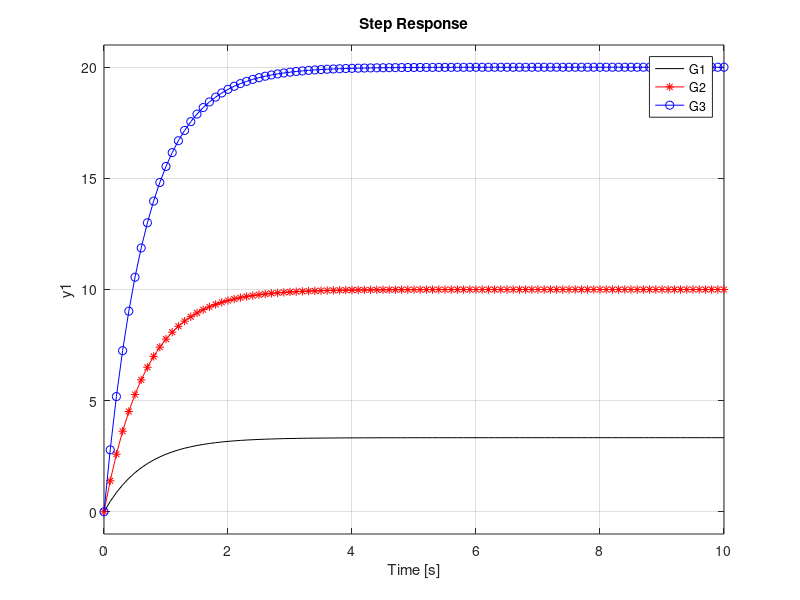

MATLAB code for this plot:
% Problem 1
% G(s) = 6s^2 + 1 / s^3 + 3s^2 + 3s + 1 
G = tf([6, 0, 1], [1, 3, 3, 1])

% H(s) = (s+1)(s+2) / (s+2i)(s-2i)(s+3)
n1 = [1, 1];    % (s+1)
n2 = [1, 2];    % (s+2)

d1 = [1, 2*i];  % (s+2i)
d2 = [1, -2*i]; % (s-2i)
d3 = [1, 3];    % (s+3)
num = conv(n1, n2);           % (s+1)(s+2)
den = conv(d1, conv(d2, d3)); % (s+2i)(s-2i)(s+3)
H = tf(num, den)

% (a)
Pole_G = pole(G)
Zero_G = zero(G)

Pole_H = pole(H)
Zero_H = zero(H)

% (b)
tranfer_fnc = tf(G / H)
% Plot pole and zero map
pzmap(tranfer_fnc)


% Problem 2
k = 10;
G1 = tf(k, [2, 3]); % 10 / 2s + 3
k = 30;
G2 = tf(k, [2, 3]); % 30 / 2s + 3
k = 60;
G3 = tf(k, [2, 3]); % 60 / 2s + 3
step(G1,'-k', G2,'*-r', G3,'-ob', 10)
grid on;
legend('G1', 'G2', 'G3')